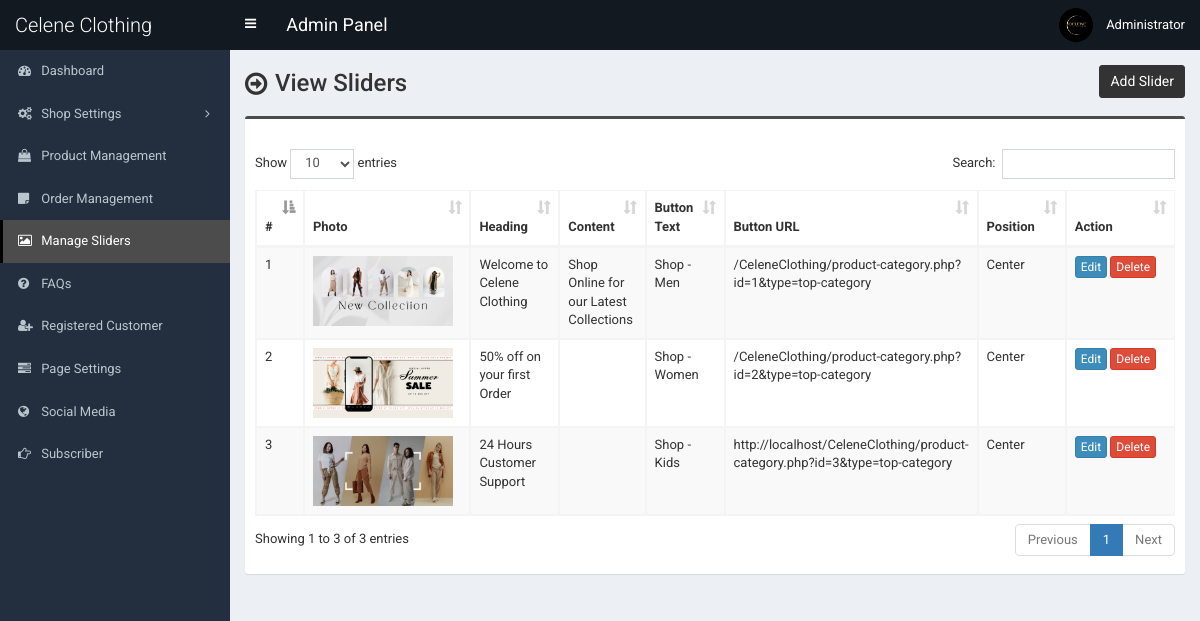
Screenshot of /admin/slider.php (signed in) with the database file from the repository.
### tables this page shows
CREATE TABLE `tbl_slider` (
  `id` int(11) NOT NULL,
  `photo` varchar(255) NOT NULL,
  `heading` varchar(255) NOT NULL,
  `content` text NOT NULL,
  `button_text` varchar(255) NOT NULL,
  `button_url` varchar(255) NOT NULL,
  `position` varchar(255) NOT NULL
);

### admin/slider.php (the view, shortened to what this page needs)
<?php require_once('header.php'); ?>
<section class="content-header">
	<div class="content-header-left">
		<h1>View Sliders</h1>
	</div>
	<div class="content-header-right">
		<a href="slider-add.php" class="btn btn-primary btn-sm">Add Slider</a>
	</div>
</section>
<section class="content">
	<div class="row">
		<div class="col-md-12">
			<div class="box box-info">
				<div class="box-body table-responsive">
					<table id="example1" class="table table-bordered table-hover table-striped">
						<thead>
							<tr>
								<th>#</th>
								<th>Photo</th>
								<th>Heading</th>
								<th>Content</th>
								<th>Button Text</th>
								<th>Button URL</th>
								<th>Position</th>
								<th width="140">Action</th>
							</tr>
						</thead>
						<tbody>
							<?php
							$i=0;
							$statement = $pdo->prepare("SELECT
														id,
														photo,
														heading,
														content,
														button_text,
														button_url,
														position
							                           	FROM tbl_slider
							                           	");
							$statement->execute();
							$result = $statement->fetchAll(PDO::FETCH_ASSOC);
							foreach ($result as $row) {
								$i++;
								?>
								<tr>
									<td><?php echo $i; ?></td>
									<td style="width:150px;"><img src="../assets/uploads/<?php echo $row['photo']; ?>" alt="<?php echo $row['heading']; ?>" style="width:140px;"></td>
									<td><?php echo $row['heading']; ?></td>
									<td><?php echo $row['content']; ?></td>
									<td><?php echo $row['button_text']; ?></td>
									<td><?php echo $row['button_url']; ?></td>
									<td><?php echo $row['position']; ?></td>
									<td>
										<a href="slider-edit.php?id=<?php echo $row['id']; ?>" class="btn btn-primary btn-xs">Edit</a>
										<a href="#" class="btn btn-danger btn-xs" data-href="slider-delete.php?id=<?php echo $row['id']; ?>" data-toggle="modal" data-target="#confirm-delete">Delete</a>
									</td>
								</tr>
								<?php
							}
							?>
						</tbody>
					</table>
				</div>
			</div>
		</div>
	</div>
</section>
<?php require_once('footer.php'); ?>

### admin/style.css (style rules this page uses)
body { font-size: 13px; font-family: "Roboto", sans-serif; }
.content-header > h1, .content-header .content-header-left h1 { font-family: "Roboto", sans-serif; }
.box-info { padding-top: 20px; }
.content-header { overflow: hidden; }
.content-header .content-header-left { float: left; padding-top: 5px; }
.content-header .content-header-right { float: right; }
.content-header .content-header-left h1 { margin-top: 0; margin-bottom: 0; padding-left: 30px; padding-bottom: 5px; font-size: 24px; position: relative; }
.content-header .content-header-left h1:before { position: absolute; top: 0; left: 0; font-family: "FontAwesome", sans-serif; font-size: 26px; content: "\f18e"; }
.content-header .content-header-right a { position: relative; font-size: 14px; }
.box.box-info { border-top-color: #4c4c4c; }
.content-header .content-header-right a { background-color: #333333; border-color: #333333; }

### rows the page displays
tbl_slider: photo (picture), heading "Welcome to Celene Clothing", content "Shop Online for our Latest Collections", button_text "Shop - Men", button_url "/CeleneClothing/product-category.php?id=1&type=top-category", position "Center"
tbl_slider: photo (picture), heading "50% off on your first Order", button_text "Shop - Women", button_url "/CeleneClothing/product-category.php?id=2&type=top-category", position "Center"
tbl_slider: photo (picture), heading "24 Hours Customer Support", button_text "Shop - Kids", button_url "http://localhost/CeleneClothing/product-category.php?id=3&type=top-category", position "Center"

### other values shown
$_SESSION['user']['full_name'] "Administrator"
